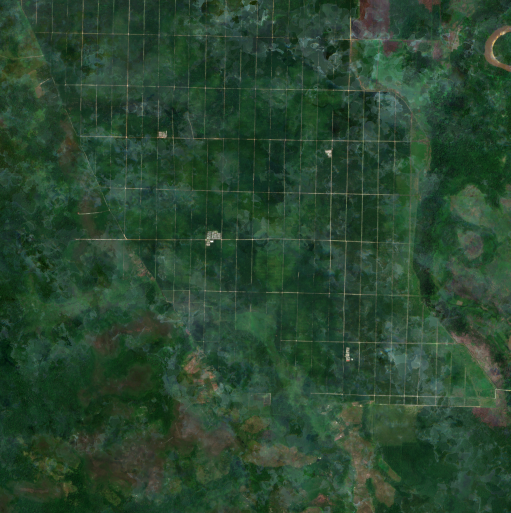
#> input picture data/post/1.tif, 1021 x 1026 px (shown at 1/2 size)
$ python dense_settlement_dip_test.py ../../data/post/1.tif
#> lines starting #> are read from the running program, lines starting #| are printed output that depends on the picture; after the words box and inside, x2 and y2 are one past the last pixel; in counts of white or black regions, pixels touching at a corner belong together
#> in main, image is the input picture: shape (1026, 1021, 3); mean B, G, R 48.1, 70.7, 41.4
"""Dense-settlement building segmentation using classical image processing.

Pipeline:
1. CLAHE + unsharp masking to recover roof boundaries.
2. Canny edges and morphological contour closing.
3. Fill closed roof-like contours.
4. Fuse contour evidence with local roof texture and colour evidence.
5. Reject vegetation, water, long road-like components, and tiny noise.

No labels, machine learning, or sklearn are used. Output is a semantic roof
mask. Completely invisible boundaries cannot be recovered from one image.
"""

from __future__ import annotations

import argparse
import csv
from pathlib import Path

import cv2
import numpy as np


def enhance(image: np.ndarray) -> tuple[np.ndarray, np.ndarray]:
    lab = cv2.cvtColor(image, cv2.COLOR_BGR2LAB)
#> lab: shape (1026, 1021, 3); mean of channels 0, 1, 2 69.3, 111.6, 138.3
    lightness, a_channel, b_channel = cv2.split(lab)
    clahe = cv2.createCLAHE(clipLimit=2.2, tileGridSize=(8, 8))
    enhanced_l = clahe.apply(lightness)
    blurred = cv2.GaussianBlur(enhanced_l, (0, 0), 1.15)
    sharpened_l = cv2.addWeighted(enhanced_l, 1.65, blurred, -0.65, 0)
    enhanced_lab = cv2.merge((sharpened_l, a_channel, b_channel))
#> enhanced_lab: shape (1026, 1021, 3); mean of channels 0, 1, 2 95.8, 111.6, 138.3
    enhanced = cv2.cvtColor(enhanced_lab, cv2.COLOR_LAB2BGR)
    return enhanced, sharpened_l


def percentile_scale(values: np.ndarray, low: float = 2, high: float = 98) -> np.ndarray:
    lo, hi = np.percentile(values, (low, high))
    return np.clip((values - lo) / max(float(hi - lo), 1e-6), 0, 1)


def local_std(gray: np.ndarray, size: int = 9) -> np.ndarray:
    mean = cv2.boxFilter(gray, -1, (size, size), normalize=True)
    squared_mean = cv2.boxFilter(gray * gray, -1, (size, size), normalize=True)
    return np.sqrt(np.maximum(squared_mean - mean * mean, 0))


def roof_contours(edges: np.ndarray, shape: tuple[int, int]) -> np.ndarray:
    # Close short roof gaps while avoiding long road corridors.
    closed = cv2.morphologyEx(
        edges,
        cv2.MORPH_CLOSE,
        cv2.getStructuringElement(cv2.MORPH_ELLIPSE, (5, 5)),
        iterations=2,
    )
    contours, _ = cv2.findContours(closed, cv2.RETR_LIST, cv2.CHAIN_APPROX_SIMPLE)
    result = np.zeros(shape, dtype=np.uint8)
    height, width = shape
    for contour in contours:
        area = cv2.contourArea(contour)
        if area < 25 or area > 12000:
            continue
        x, y, box_width, box_height = cv2.boundingRect(contour)
        if box_width < 4 or box_height < 4:
            continue
        aspect = max(box_width, box_height) / min(box_width, box_height)
        perimeter = cv2.arcLength(contour, True)
        if perimeter <= 0:
            continue
        compactness = 4 * np.pi * area / (perimeter * perimeter)
        hull_area = cv2.contourArea(cv2.convexHull(contour))
        solidity = area / max(hull_area, 1)
        extent = area / (box_width * box_height)
        # Reject road-like strips and irregular river banks.
        if aspect > 6.0 or compactness < 0.08 or solidity < 0.35 or extent < 0.16:
            continue
        cv2.drawContours(result, [contour], -1, 255, cv2.FILLED)
        if x <= 2 or y <= 2 or x + box_width >= width - 2 or y + box_height >= height - 2:
            continue
    return result > 0


def remove_bad_components(mask: np.ndarray) -> np.ndarray:
    count, labels, stats, _ = cv2.connectedComponentsWithStats(mask.astype(np.uint8))
    result = np.zeros(mask.shape, dtype=np.uint8)
    for index in range(1, count):
        area = stats[index, cv2.CC_STAT_AREA]
        width = stats[index, cv2.CC_STAT_WIDTH]
        height = stats[index, cv2.CC_STAT_HEIGHT]
        aspect = max(width, height) / max(min(width, height), 1)
        if area < 20 or (aspect > 9 and area < 6000):
            continue
        result[labels == index] = 255
    return result


def detect_boxes(mask: np.ndarray) -> tuple[np.ndarray, list[dict[str, float]]]:
    count, labels, stats, centroids = cv2.connectedComponentsWithStats(
        (mask > 0).astype(np.uint8)
    )
    boxes = []
    for index in range(1, count):
        x = int(stats[index, cv2.CC_STAT_LEFT])
        y = int(stats[index, cv2.CC_STAT_TOP])
        width = int(stats[index, cv2.CC_STAT_WIDTH])
        height = int(stats[index, cv2.CC_STAT_HEIGHT])
        area = int(stats[index, cv2.CC_STAT_AREA])
        touches_border = x == 0 or y == 0 or x + width >= mask.shape[1] or y + height >= mask.shape[0]
        if (
            area < 50
            or area > 8000
            or width > 180
            or height > 180
            or touches_border
            or max(width, height) / max(min(width, height), 1) > 6
        ):
            continue
        boxes.append({
            "id": len(boxes) + 1,
            "x": x,
            "y": y,
            "width": width,
            "height": height,
            "area_pixels": area,
            "center_x": round(float(centroids[index][0]), 2),
            "center_y": round(float(centroids[index][1]), 2),
            "aspect_ratio": round(width / max(height, 1), 4),
        })

    visualization = np.zeros((*mask.shape, 3), dtype=np.uint8)
    for box in boxes:
        x, y = box["x"], box["y"]
        width = max(box["width"], box["height"])
        height = width
        # Cyan: forced square box. Red: original axis-aligned rectangle.
        cv2.rectangle(visualization, (x, y), (x + box["width"], y + box["height"]), (0, 0, 255), 1)
        cv2.rectangle(visualization, (x, y), (x + width, y + height), (255, 255, 0), 1)
        cv2.putText(
            visualization,
            str(box["id"]),
            (x, max(y - 2, 10)),
            cv2.FONT_HERSHEY_SIMPLEX,
            0.35,
            (255, 255, 255),
            1,
            cv2.LINE_AA,
        )
    return visualization, boxes


def detect_buildings(image: np.ndarray) -> dict[str, np.ndarray]:
    enhanced, sharpened_l = enhance(image)
    hsv = cv2.cvtColor(enhanced, cv2.COLOR_BGR2HSV)
#> hsv: shape (1026, 1021, 3); mean H, S, V 65.1, 102.2, 97
    lab = cv2.cvtColor(enhanced, cv2.COLOR_BGR2LAB)
#> lab: shape (1026, 1021, 3); mean of channels 0, 1, 2 95.9, 111.7, 138.3
    gray = sharpened_l.astype(np.float32) / 255
    hue, saturation, value = cv2.split(hsv)

    green = (
        ((hue >= 25) & (hue <= 95) & (saturation >= 35) & (value >= 30))
        | ((enhanced[:, :, 1].astype(np.int16)
            - (enhanced[:, :, 2].astype(np.int16) + enhanced[:, :, 0].astype(np.int16)) // 2) > 18)
    )
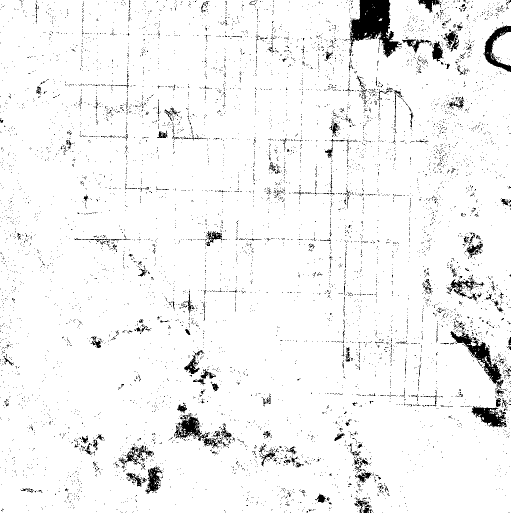
#> green: shape (1026, 1021) bool (shown at 1/2 size); 95.5% white; 7202 black regions (6987 under 20 px), largest, box (x1, y1, x2, y2) and area: (696, 0, 803, 115) 6003, (901, 662, 1007, 772) 2629, (350, 826, 441, 897) 1825
    green = cv2.morphologyEx(
        green.astype(np.uint8),
        cv2.MORPH_OPEN,
        cv2.getStructuringElement(cv2.MORPH_ELLIPSE, (5, 5)),
    ) > 0
#> green: shape (1026, 1021) bool; 93.4% white; 4259 black regions (3935 under 20 px), largest, box (x1, y1, x2, y2) and area: (900, 634, 1021, 856) 7154, (685, 0, 803, 143) 6845, (337, 826, 470, 897) 3590

    # River/water is dark, smooth, and blue-green. Roads are handled later by
    # elongated-component rejection rather than a brittle colour threshold.
    water = (hue >= 80) & (hue <= 135) & (saturation < 155) & (value < 150)
#> water: shape (1026, 1021) bool; 3.2% white in thin lines or dots
    non_building_colour = cv2.GaussianBlur(
        (~(green | water)).astype(np.float32), (0, 0), 1.5
    )

    texture = percentile_scale(local_std(gray))
#> in percentile_scale, `lo, hi = np.percentile(values, (low, high))`: lo = 0.0405; hi = 0.224
    edges = cv2.Canny(sharpened_l, 35, 105)
#> edges: shape (1026, 1021); 36.4% white in thin lines or dots
    edge_density = cv2.boxFilter(edges.astype(np.float32) / 255, -1, (7, 7), normalize=True)
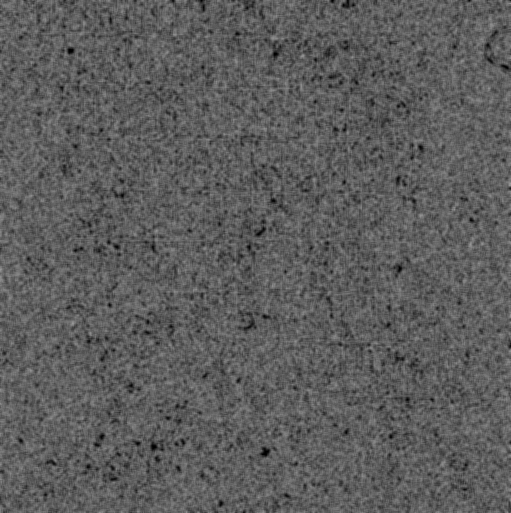
#> edge_density: shape (1026, 1021) float32 (shown at 1/2 size); min 0, max 0.653, mean 0.364
    edge_score = percentile_scale(edge_density)
    contour_mask = roof_contours(edges, gray.shape)
#> in roof_contours, `contours, _ = cv2.findContours(closed, cv2.RETR_LIST, cv2.CHAIN_APPROX..`: contours = 21 contours; largest, box (x1, y1, x2, y2) and area: (0, 0, 1021, 1026) 1045402, (520, 896, 542, 915) 247, (133, 93, 150, 110) 197, (1001, 126, 1020, 142) 168, (300, 886, 315, 902) 160
#> the loop in roof_contours, `for contour in contours:` made 21 passes
#> (area, x, y, box_width, box_height, aspect, perimeter, compactness) on passes 1 to 8: (70, 926, 924, 11, 11, 1, 32.97, 0.809), (247, 520, 896, 22, 19, 1.16, 67.11, 0.689), (160.5, 300, 886, 15, 16, 1.07, 49.21, 0.833), (80, 187, 884, 11, 12, 1.09, 34.97, 0.822), (106.5, 197, 866, 14, 13, 1.08, 41.21, 0.788), (70, 687, 859, 11, 11, 1, 32.97, 0.809), (90, 809, 793, 11, 13, 1.18, 36.97, 0.827), (70, 258, 765, 11, 11, 1, 32.97, 0.809)

    # Multiscale top-hat/black-hat responses recover roof interiors whose
    # boundaries are weak after image compression.
    roof_response = np.zeros(gray.shape, dtype=np.float32)
    for kernel_size in (9, 15, 25):
        kernel = cv2.getStructuringElement(
            cv2.MORPH_ELLIPSE, (kernel_size, kernel_size)
        )
        bright = cv2.morphologyEx(sharpened_l, cv2.MORPH_TOPHAT, kernel)
        dark = cv2.morphologyEx(sharpened_l, cv2.MORPH_BLACKHAT, kernel)
        roof_response = np.maximum(roof_response, (bright + dark) / 255.0)
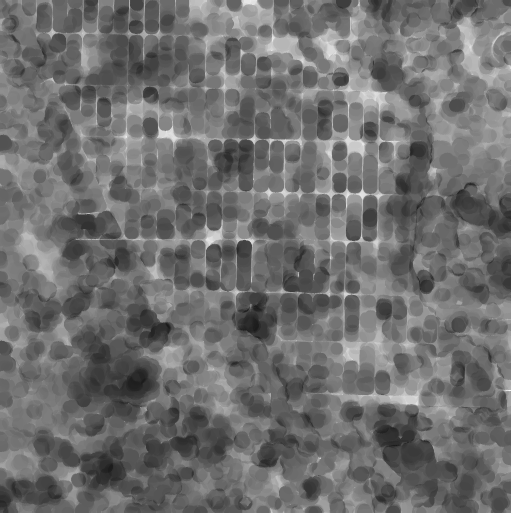
#> roof_response: shape (1026, 1021) float64 (shown at 1/2 size); min 0.0745, max 1, mean 0.433
    roof_response = percentile_scale(roof_response)

    roof_colour = (
        (non_building_colour > 0.50)
        & (value > 45)
        & ~((saturation < 25) & (value < 75))
    )
#> roof_colour: shape (1026, 1021) bool; 4.2% white; 627 white regions (470 under 20 px), largest, box (x1, y1, x2, y2) and area: (690, 0, 803, 114) 6192, (902, 663, 1019, 855) 6069, (348, 827, 463, 896) 3463
    local_roof = (roof_response > 0.10) | (texture > 0.16) | (edge_score > 0.10)
#> local_roof: shape (1026, 1021) bool; 99.6% white; 370 black regions (315 under 20 px), largest, box (x1, y1, x2, y2) and area: (487, 636, 513, 659) 227, (301, 884, 317, 904) 194, (523, 897, 541, 914) 140

    # Roofs have local structure and non-vegetation colours. Contours act as
    # high-confidence support, not as the only source of building pixels.
    evidence = (
        0.35 * roof_response
        + 0.25 * contour_mask.astype(np.float32)
        + 0.20 * edge_score
        + 0.20 * non_building_colour
    )
    evidence = cv2.GaussianBlur(evidence, (0, 0), 0.8)
    local_mean = cv2.boxFilter(evidence, -1, (25, 25), normalize=True)
    adaptive = evidence > (local_mean - 0.02)
#> adaptive: shape (1026, 1021) bool; 64.8% white; 3413 black regions (1664 under 20 px), largest, box (x1, y1, x2, y2) and area: (790, 106, 881, 330) 3559, (213, 613, 353, 709) 3551, (626, 183, 695, 280) 2136

    candidate = (
        ((contour_mask & adaptive) | (roof_colour & local_roof & adaptive))
        & roof_colour
        & (gray > 0.12)
    )
#> candidate: shape (1026, 1021) bool; 3.8% white; 628 white regions (463 under 20 px), largest, box (x1, y1, x2, y2) and area: (902, 663, 1016, 855) 5284, (690, 0, 787, 92) 4244, (348, 827, 463, 896) 2995
    candidate = cv2.morphologyEx(
        candidate.astype(np.uint8),
        cv2.MORPH_CLOSE,
        cv2.getStructuringElement(cv2.MORPH_ELLIPSE, (3, 3)),
        iterations=1,
    )
#> candidate: shape (1026, 1021); values 0 (black) and 1 (white), 3.9% white; 557 white regions (388 under 20 px), largest, box (x1, y1, x2, y2) and area: (902, 658, 1016, 855) 5448, (690, 0, 803, 114) 4997, (348, 827, 463, 896) 3047
    mask = remove_bad_components(candidate > 0)
#> in remove_bad_components, `count, labels, stats, _ = cv2.connectedComponentsWithStats(mask.astype..`:
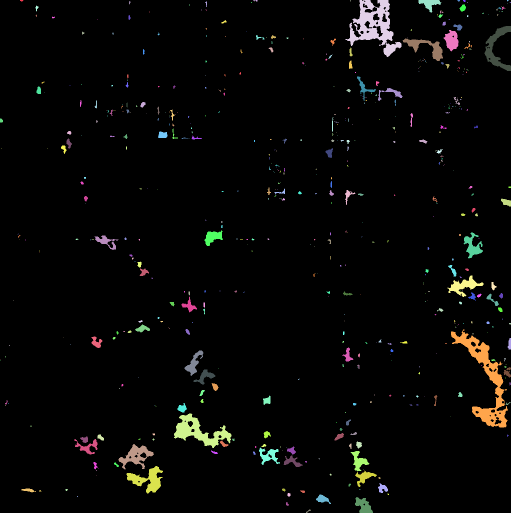
#> labels: shape (1026, 1021) int32 (shown at 1/2 size); 558 distinct labels, from 0 to 557; one colour per label, 0 black
#> in remove_bad_components, `count, labels, stats, _ = cv2.connectedComponentsWithStats(mask.astype..`: count = 558; stats = 558 rows, first 6: [0, 0, 1021, 1026, 1006306], [40, 0, 7, 3, 16], [507, 0, 8, 4, 16], [701, 0, 1, 3, 3], [690, 0, 113, 114, 4997], [837, 0, 46, 25, 527]
#> the loop in remove_bad_components, `for index in range(1, count):` made 557 passes
#> (area, width, height, aspect) on passes 4, 5, 10: (4997, 113, 114, 1.01), (527, 46, 25, 1.84), (23, 4, 11, 2.75)
#> after the loop in remove_bad_components, `for index in range(1, count):`:
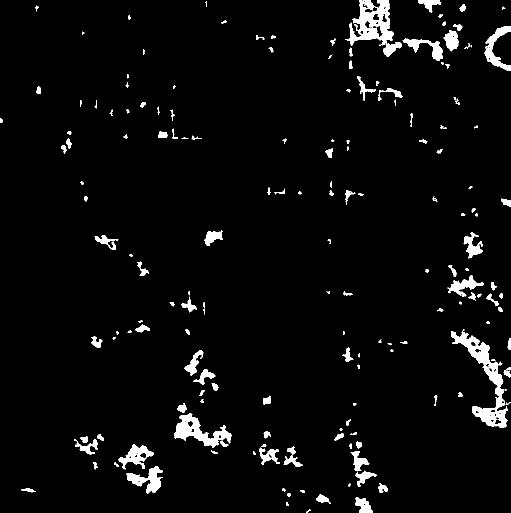
#> result: shape (1026, 1021) (shown at 1/2 size); 3.7% white; 168 white regions, largest, box (x1, y1, x2, y2) and area: (902, 658, 1016, 855) 5448, (690, 0, 803, 114) 4997, (348, 827, 463, 896) 3047

    return {
        "enhanced": enhanced,
        "mask": mask,
        "evidence": evidence,
        "roof_response": roof_response,
        "contours": contour_mask.astype(np.uint8) * 255,
        "edges": edges,
        "vegetation_water": ((green | water).astype(np.uint8) * 255),
        "adaptive_threshold": np.clip(local_mean + 0.04, 0, 1),
    }


def main() -> None:
    parser = argparse.ArgumentParser()
    parser.add_argument("input", type=Path)
    parser.add_argument(
        "--output",
        type=Path,
        default=Path("output_results") / "dense_settlement_dip_test",
    )
    args = parser.parse_args()
    image = cv2.imread(str(args.input), cv2.IMREAD_COLOR)
    if image is None:
        raise FileNotFoundError(args.input)
    args.output.mkdir(parents=True, exist_ok=True)

    products = detect_buildings(image)
#> products = 8 items
    stem = args.input.stem
    box_visualization, boxes = detect_boxes(products["mask"])
#> in detect_boxes, `count, labels, stats, centroids = cv2.connectedComponentsWithStats( (m..`:
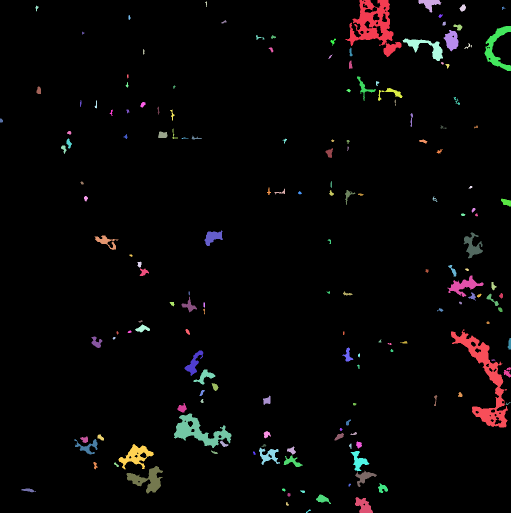
#> labels: shape (1026, 1021) int32 (shown at 1/2 size); 169 distinct labels, from 0 to 168; one colour per label, 0 black
#> in detect_boxes, `count, labels, stats, centroids = cv2.connectedComponentsWithStats( (m..`: count = 169; stats = 169 rows, first 6: [0, 0, 1021, 1026, 1008404], [690, 0, 113, 114, 4997], [837, 0, 46, 25, 527], [410, 3, 4, 11, 23], [919, 9, 13, 14, 124], [71, 11, 6, 12, 38]; centroids = 169 pairs, first value 2.17 to 1018.4, second value 7 to 1021.8
#> the loop in detect_boxes, `for index in range(1, count):` made 168 passes
#> the loop in detect_boxes, `for box in boxes:` made 75 passes
#> after the loop in detect_boxes, `for box in boxes:`:
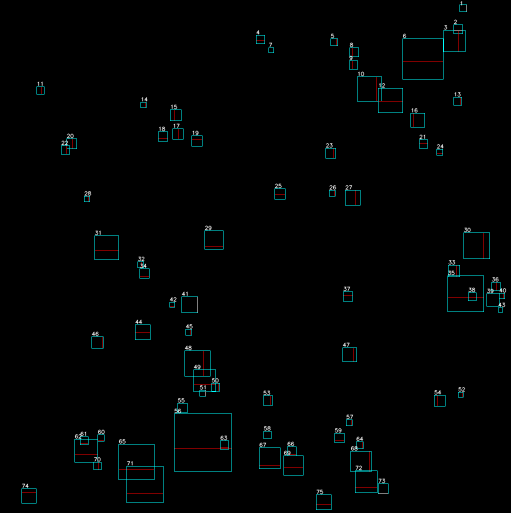
#> visualization: shape (1026, 1021, 3) (shown at 1/2 size); mean of channels 0, 1, 2 2.7, 2.7, 1.2; drawn as B, G, R
    cv2.imwrite(str(args.output / f"{stem}_sharpened.png"), products["enhanced"])
    cv2.imwrite(str(args.output / f"{stem}_building_mask.png"), products["mask"])
    cv2.imwrite(str(args.output / f"{stem}_contour_mask.png"), products["contours"])
    cv2.imwrite(str(args.output / f"{stem}_edge_map.png"), products["edges"])
    cv2.imwrite(str(args.output / f"{stem}_vegetation_water_mask.png"), products["vegetation_water"])
    cv2.imwrite(str(args.output / f"{stem}_roof_response.png"),
                (products["roof_response"] * 255).astype(np.uint8))
    cv2.imwrite(str(args.output / f"{stem}_evidence.png"), (products["evidence"] * 255).astype(np.uint8))
    cv2.imwrite(
        str(args.output / f"{stem}_adaptive_threshold.png"),
        (products["adaptive_threshold"] * 255).astype(np.uint8),
    )
    cv2.imwrite(str(args.output / f"{stem}_boxes.png"), box_visualization)
    with (args.output / f"{stem}_boxes.csv").open("w", newline="", encoding="utf-8") as handle:
        writer = csv.DictWriter(handle, fieldnames=[
            "id", "x", "y", "width", "height", "area_pixels",
            "center_x", "center_y", "aspect_ratio",
        ])
        writer.writeheader()
        writer.writerows(boxes)
    boxes_overlay = image.copy()
    boxes_overlay[products["mask"] > 0] = (
        0.65 * boxes_overlay[products["mask"] > 0] + 0.35 * np.array([0, 180, 255])
    ).astype(np.uint8)
    boxes_overlay = cv2.addWeighted(boxes_overlay, 0.78, box_visualization, 0.90, 0)
    cv2.imwrite(str(args.output / f"{stem}_boxes_overlay.png"), boxes_overlay)
    overlay = image.copy()
    selected = products["mask"] > 0
    overlay[selected] = (
        0.55 * overlay[selected] + 0.45 * np.array([0, 220, 255])
    ).astype(np.uint8)
    cv2.imwrite(str(args.output / f"{stem}_overlay.png"), overlay)
    print(f"Wrote products to {args.output}")


if __name__ == "__main__":
    main()

$ run again, on data/post/11.tif
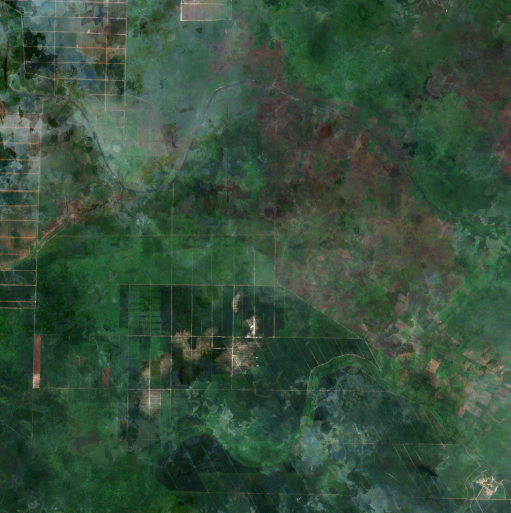
#> input picture data/post/11.tif, 1021 x 1026 px (shown at 1/2 size)
#> in main, image is the input picture: shape (1026, 1021, 3); mean B, G, R 60.7, 79.7, 54.6
#> enhanced_lab: shape (1026, 1021, 3); mean of channels 0, 1, 2 104.1, 114.3, 136.4
#> hsv: shape (1026, 1021, 3); mean H, S, V 64, 83.2, 104.5
#> water: shape (1026, 1021) bool; 7.3% white; 8424 white regions (7961 under 20 px), largest, box (x1, y1, x2, y2) and area: (707, 927, 886, 1026) 3351, (326, 186, 395, 263) 1989, (507, 807, 604, 883) 1924
#> lo = 0.0344; hi = 0.214
#> edges: shape (1026, 1021); 35.5% white in thin lines or dots
#> closed: shape (1026, 1021); 99.1% white; 77 black regions
#> contours = 68 contours; largest, box (x1, y1, x2, y2) and area: (0, 0, 1021, 1026) 1044926, (513, 540, 540, 573) 514, (374, 956, 402, 984) 494, (228, 127, 248, 155) 386, (56, 93, 81, 112) 276
#> the loop in roof_contours, `for contour in contours:` made 68 passes
#> (area, x, y, box_width, box_height, aspect, perimeter, compactness) on passes 1 to 8: (70, 400, 973, 11, 11, 1, 32.97, 0.809), (494.5, 374, 956, 28, 28, 1, 98.67, 0.638), (176.5, 835, 928, 17, 16, 1.06, 52.04, 0.819), (84, 256, 917, 12, 12, 1, 35.8, 0.824), (114.5, 674, 907, 15, 12, 1.25, 43.21, 0.771), (218.5, 393, 891, 17, 20, 1.18, 58.87, 0.792), (163, 612, 889, 13, 19, 1.46, 50.63, 0.799), (136.5, 223, 839, 13, 16, 1.23, 45.21, 0.839)
#> after the loop in detect_buildings, `for kernel_size in (9, 15, 25):`:
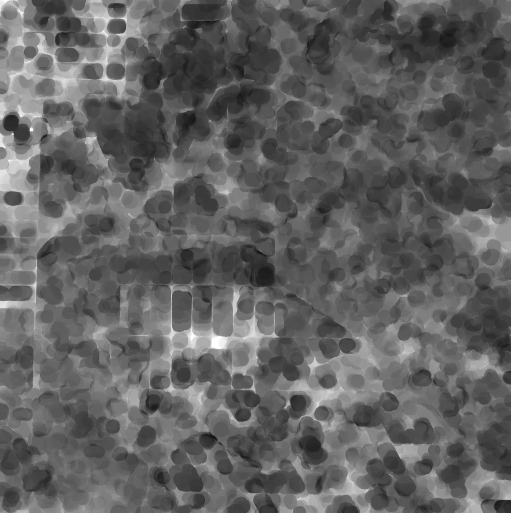
#> roof_response: shape (1026, 1021) float64 (shown at 1/2 size); min 0.0353, max 1, mean 0.382
#> roof_colour: shape (1026, 1021) bool; 15.5% white; 832 white regions (647 under 20 px), largest, box (x1, y1, x2, y2) and area: (418, 23, 828, 452) 39408, (546, 455, 844, 728) 19655, (37, 0, 259, 148) 11392
#> local_roof: shape (1026, 1021) bool; 99.5% white; 291 black regions (230 under 20 px), largest, box (x1, y1, x2, y2) and area: (509, 539, 540, 569) 498, (379, 958, 405, 980) 322, (884, 71, 903, 93) 237
#> adaptive: shape (1026, 1021) bool; 65% white; 3090 black regions (1481 under 20 px), largest, box (x1, y1, x2, y2) and area: (495, 277, 625, 437) 5574, (152, 196, 252, 314) 2904, (78, 200, 181, 277) 2603
#> count = 675; stats = 675 rows, first 6: [0, 0, 1021, 1026, 898026], [0, 0, 17, 10, 66], [21, 0, 6, 4, 13], [37, 0, 222, 148, 9335], [350, 0, 94, 52, 2562], [856, 0, 55, 22, 439]
#> the loop in remove_bad_components, `for index in range(1, count):` made 674 passes
#> (area, width, height, aspect) on passes 1, 3, 4: (66, 17, 10, 1.7), (9335, 222, 148, 1.5), (2562, 94, 52, 1.81)
#> the loop in detect_boxes, `for box in boxes:` made 86 passes
#> after the loop in detect_boxes, `for box in boxes:`:
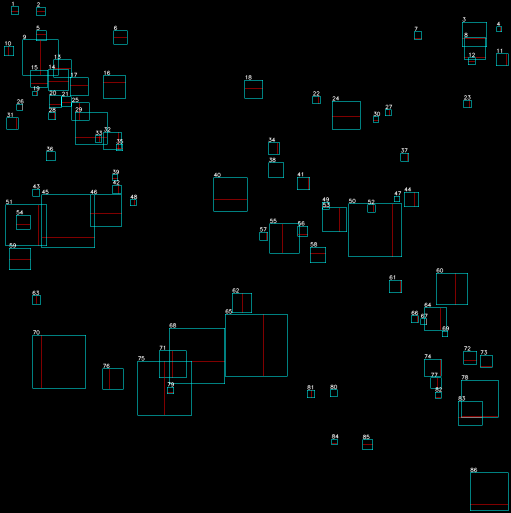
#> visualization: shape (1026, 1021, 3) (shown at 1/2 size); mean of channels 0, 1, 2 3.8, 3.8, 1.5; drawn as B, G, R
